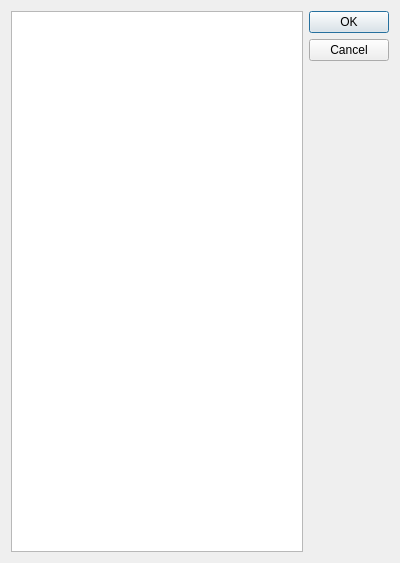
<?xml version="1.0" encoding="UTF-8"?>
<ui version="4.0">
 <class>Dialog</class>
 <widget class="QDialog" name="Dialog">
  <property name="geometry">
   <rect>
    <x>0</x>
    <y>0</y>
    <width>400</width>
    <height>563</height>
   </rect>
  </property>
  <property name="minimumSize">
   <size>
    <width>400</width>
    <height>0</height>
   </size>
  </property>
  <property name="maximumSize">
   <size>
    <width>400</width>
    <height>16777215</height>
   </size>
  </property>
  <property name="windowTitle">
   <string>Dialog</string>
  </property>
  <layout class="QHBoxLayout" name="horizontalLayout">
   <item>
    <widget class="QListWidget" name="subjects_listwidget"/>
   </item>
   <item>
    <widget class="QDialogButtonBox" name="buttonBox">
     <property name="orientation">
      <enum>Qt::Vertical</enum>
     </property>
     <property name="standardButtons">
      <set>QDialogButtonBox::Cancel|QDialogButtonBox::Ok</set>
     </property>
    </widget>
   </item>
  </layout>
 </widget>
 <resources/>
 <connections>
  <connection>
   <sender>buttonBox</sender>
   <signal>accepted()</signal>
   <receiver>Dialog</receiver>
   <slot>accept()</slot>
   <hints>
    <hint type="sourcelabel">
     <x>248</x>
     <y>254</y>
    </hint>
    <hint type="destinationlabel">
     <x>157</x>
     <y>274</y>
    </hint>
   </hints>
  </connection>
  <connection>
   <sender>buttonBox</sender>
   <signal>rejected()</signal>
   <receiver>Dialog</receiver>
   <slot>reject()</slot>
   <hints>
    <hint type="sourcelabel">
     <x>316</x>
     <y>260</y>
    </hint>
    <hint type="destinationlabel">
     <x>286</x>
     <y>274</y>
    </hint>
   </hints>
  </connection>
 </connections>
</ui>
